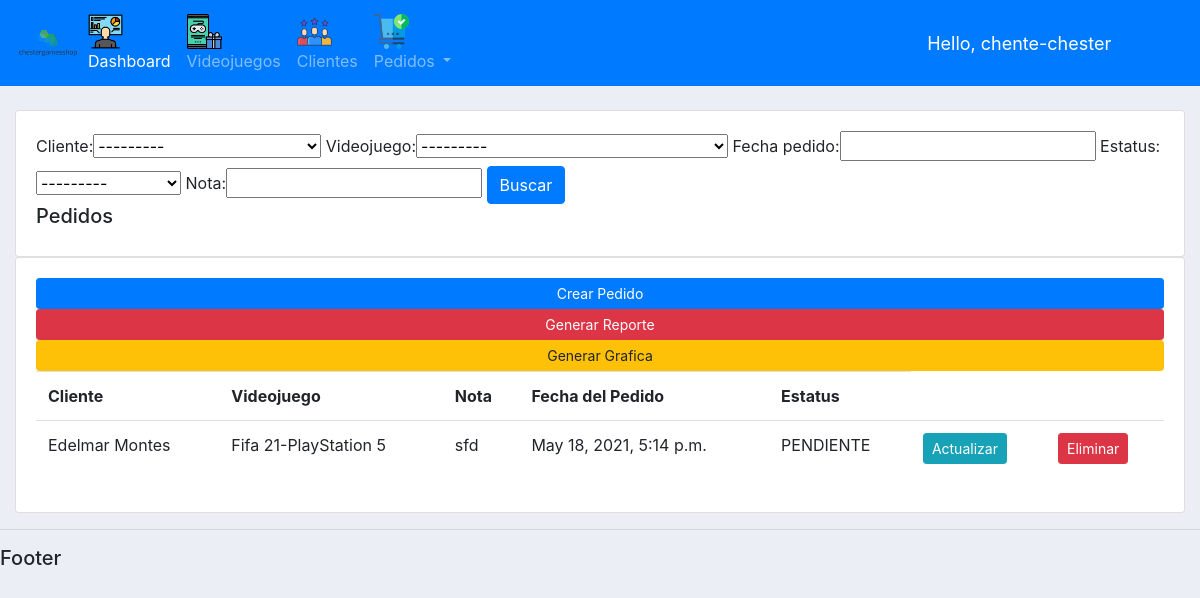
Page /pedidos/ (signed in) on the earlier database version.
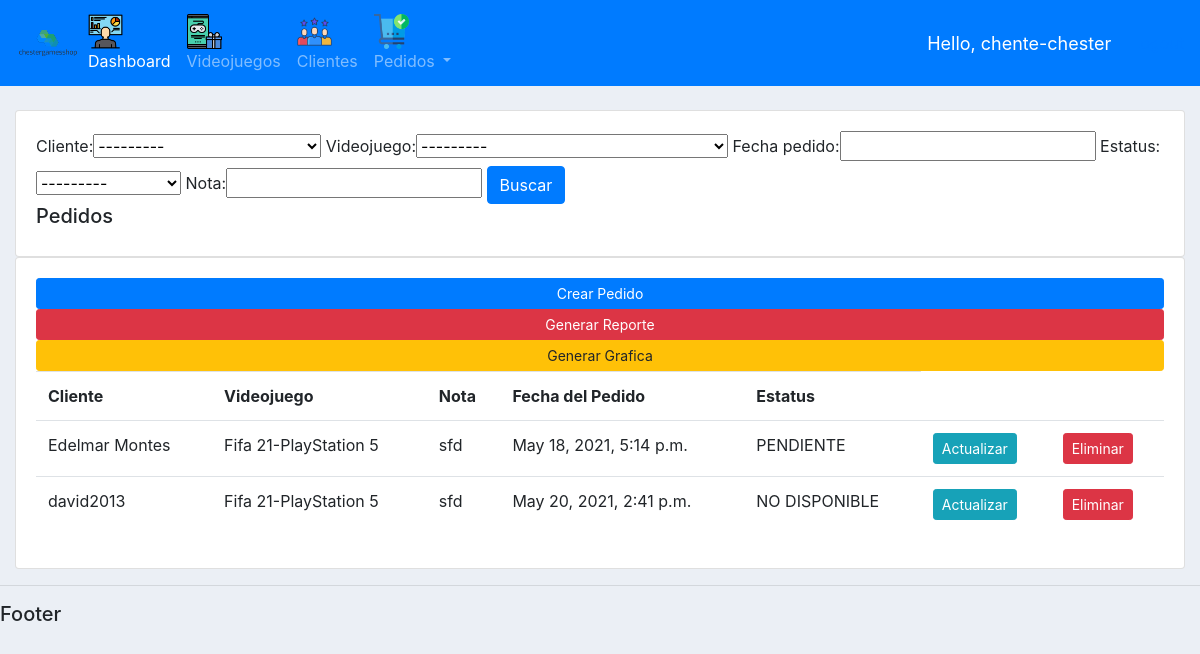
Same page on the later database version.
### cuentas/models.py (models this page shows, shortened)
class Pedido(models.Model):
    ESTATUS = (
        ('PENDIENTE','PENDIENTE'),
        ('NO DISPONIBLE','NO DISPONIBLE'),
        ('ENTREGADO','ENTREGADO'),
    )
    cliente = models.ForeignKey(Cliente,null=True,on_delete = models.SET_NULL)
    videojuego = models.ForeignKey(Videojuego,null=True,on_delete = models.SET_NULL)
    fecha_pedido = models.DateTimeField(auto_now_add=True,null=True)
    estatus = models.CharField(max_length=200,null=True,choices=ESTATUS)
    nota = models.CharField(max_length=1000,null=True)

class Cliente(models.Model):
    user = models.OneToOneField(User,null=True,blank=True,on_delete=models.CASCADE)
    primer_nombre = models.CharField(max_length=200)
    segundo_nombre = models.CharField(max_length=200,blank=True)
    primer_apellido = models.CharField(max_length=200)
    segundo_apellido = models.CharField(max_length=200,blank=True)
    email = models.EmailField()
    telefono = models.BigIntegerField(null=True,blank=True)
    perfil_foto = models.ImageField(default="user.png",null=True,blank=True,upload_to='fotosperfil')
    fecha_creacion = models.DateTimeField(auto_now_add=True,null=True)
    def __str__(self):
        return self.primer_nombre+" "+self.primer_apellido

class Videojuego(models.Model):
    caratula = models.ImageField(upload_to='caratulas')
    nombre = models.CharField(max_length=200)
    PLAYSTATION5 = 'PlayStation 5'
    XBOXSERIES = 'XBOX Series'
    PLAYSTATION4 = 'PlayStation 4'
    XBOXONE = 'Xbox ONE'
    COMPUTADORA = 'PC'
    NINTENDOSWITCH = 'Nintendo Switch'
    ELECCION_PLATAFORMA = [
        (PLAYSTATION5,'PlayStation 5'),
        (XBOXSERIES,'XBOX Series'),
        (PLAYSTATION4,'PlayStation 4'),
        (XBOXONE,'XBOXONE'),
        (COMPUTADORA,'PC'),
        (NINTENDOSWITCH,'Nintendo Switch'),
    ]
    plataforma = models.CharField(max_length=50,
    choices=ELECCION_PLATAFORMA,
    default=PLAYSTATION4)
    ACCIONYAVENTURAS = 'Accion y Aventuras'
    JUEGOSMESA = 'Juegos de Mesa'
    FAMILIAR = 'Familiar'
    LUCHA = 'Lucha'
    PLATAFORMAS = 'Plataformas'
    PUZZLES = 'Puzzles'
    CARRERAS = 'Carreras'
    JUEGOSROL = 'Juegos de Rol'
    TIROS = 'FPS'
    SIMULACION = 'Simulacion'
    DEPORTES = 'Deportes'
    ESTRATEGIA = 'Estrategia'
    ELECCION_GENERO = [
        (ACCIONYAVENTURAS,'Accion y Aventuras'),
        (JUEGOSMESA,'Juegos de Mesa'),
        (FAMILIAR , 'Familiar'),
        (LUCHA , 'Lucha'),
        (PLATAFORMAS , 'Plataformas'),
        (PUZZLES , 'Puzzles'),
        (CARRERAS , 'Carreras'),
        (JUEGOSROL , 'Juegos de Rol'),
        (TIROS , 'FPS'),
        (SIMULACION , 'Simulacion'),
        (DEPORTES , 'Deportes'),
        (ESTRATEGIA , 'Estrategia'),
    ]
    genero = models.CharField(max_length=50,
    choices=ELECCION_GENERO,
    default=ACCIONYAVENTURAS)
    TODOS = 'E'
    TODOS10 = 'E+10'
    ADOLESCENTES = 'T'
    ADULTOS = 'M'
    PENDIENTE = 'RP'
    ELECCION_CLASIFICACION = [
        (TODOS , 'TODOS'),
        (TODOS10,'TODOS+10'),
        (ADOLESCENTES,'ADOLESCENTES'),
        (ADULTOS,'ADULTOS'),
        (PENDIENTE,'PENDIENTE'),
    ]
    clasificacion = models.CharField(max_length=50,
    choices=ELECCION_CLASIFICACION,
    default=TODOS,blank=True)
    descripcion = models.CharField(max_length=200,blank=True)
    fecha_lanzamiento = models.DateTimeField(blank=True)
    precio = models.FloatField(blank=True)
    tags = models.ManyToManyField(Tag)
    stock = models.IntegerField(blank=True)
    def __str__(self):
        return self.nombre+"-"+self.plataforma

### cuentas/decorators.py (the view)
        def wrapper_func(request, *args, **kwargs):
            group = None
            if request.user.groups.filter(name__in=allowed_roles).exists():
                group = request.user.groups.all()[0].name
            if group in allowed_roles:
                return view_func(request,*args, **kwargs)
            else:
                return HttpResponse('You are not authorized to view this page')

### cuentas/views.py (called while the page is built)
@login_required(login_url='login')
@allowed_users(allowed_roles=['admin'])
def pedidos(request):
    pedidos = Pedido.objects.all()
    myFilter = PedidoFilterTablaPedidos(request.GET,queryset=pedidos)
    pedidos = myFilter.qs
    page = request.GET.get('page',1)
    paginator = Paginator(pedidos,4)
    try:
        listaPedidos = paginator.page(page)
    except PageNotAnInteger:
        listaPedidos = paginator.page(1)
    except EmptyPage:
        listaPedidos = paginator.page(paginator.num_pages)
    context = {'pedidos':pedidos,'myFilter':myFilter,'listaPedidos':listaPedidos}
    return render(request,'cuentas/pedidos.html',context)

### cuentas/templates/cuentas/pedidos.html (shortened to what this page needs)
<!DOCTYPE html>
{% extends 'cuentas/main.html' %}
{% block content %}
<br>
<div class="row">
    <div class="col-md">
        <div class="card card-body">
         <form method="get">
			   {{myFilter.form}}
               <button class="btn btn-primary" type="submit">Buscar</button>
            <h5>Pedidos</h5>
        </div>
        <div class="card card-body">
         <a class="btn btn-primary btn-sm btn-block" href="{% url 'crear_pedido_tabla' %}">
                Crear Pedido
            </a>
            <a class="btn btn-primary btn-sm btn-danger" href="{% url 'pedidos-list-view' %}">
                Generar Reporte
            </a>
            <a class="btn btn-primary btn-sm btn-warning" href="{% url 'pie-chart' %}">
                Generar Grafica
            </a>
            <table class="table">
                <tr>
                    <th>Cliente</th>
                    <th>Videojuego</th>
                    <th>Nota</th>
                    <th>Fecha del Pedido</th>
                    <th>Estatus</th>
                </tr>
                {% for i in listaPedidos %}
                   <tr>
                     <td>{{ i.cliente }}</td>
                     <td>{{i.videojuego}}</td>
                     <td>{{i.nota}}</td>
                     <td>{{i.fecha_pedido}}</td>
                     <td>{{i.estatus}}</td>
                     <td><a class="btn btn-sm btn-info" href="{% url 'actualizar_pedido' i.id %}">Actualizar</a></td>
                     <td><a class="btn btn-sm btn-danger" href="{% url 'eliminar_pedido' i.id %}">Eliminar</a></td>
                   </tr>
                {% endfor %}
            </table>
        </div>
    </div>
</div>
{% endblock %}

Differences in the rows shown:
added Pedido: cliente "david2013", videojuego "Fifa 21-PlayStation 5", nota "sfd", fecha_pedido "May 20, 2021, 2:41 p.m.", estatus "NO DISPONIBLE"
